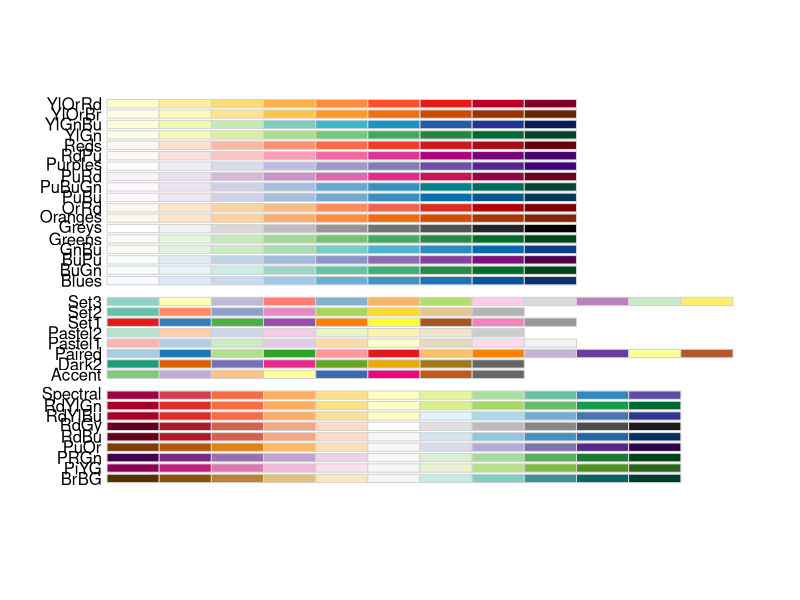
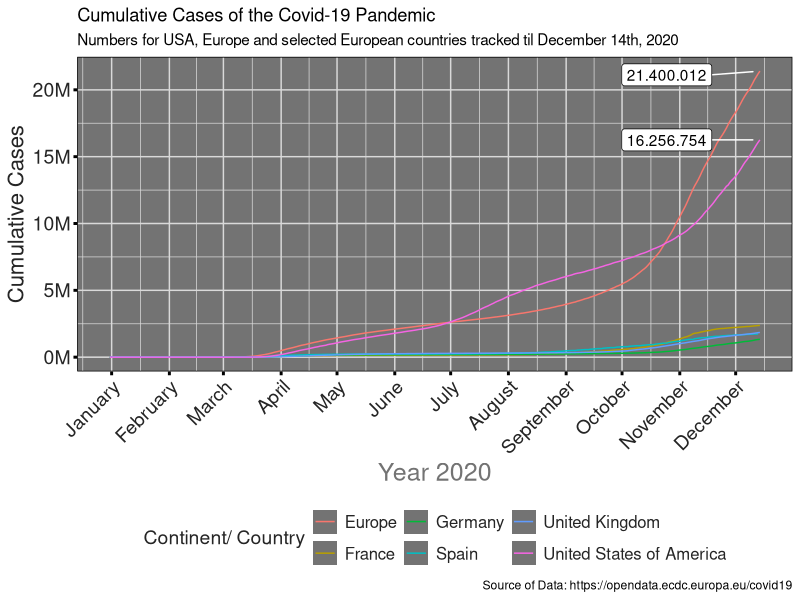
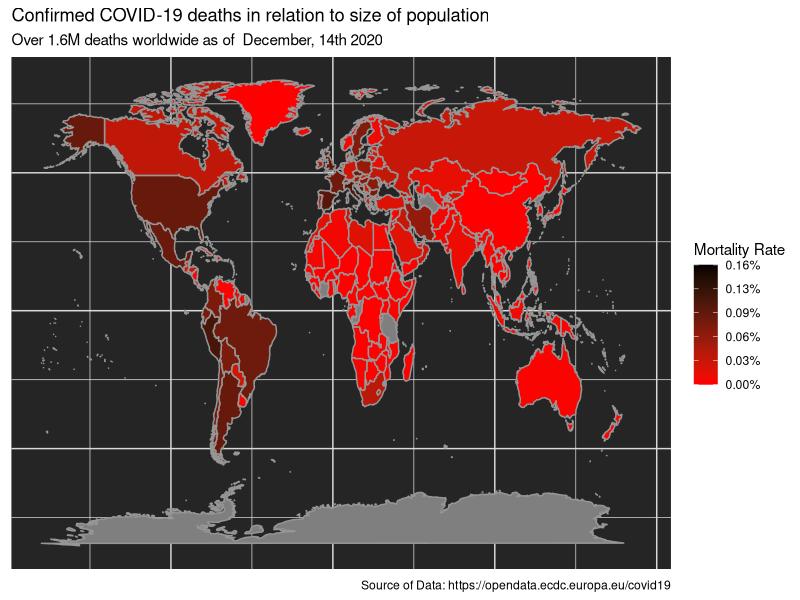

Here is the R script that generated these plots, in order:
library(tidyverse)
library(lubridate)
library(readxl)
getwd()
#Task 1 ----

#Had to download xlsx version since, the current csv version that is hosted on that webpage only contains weekly data since dec. 14th and not daily data anymore
covid_data_tbl <- read_xlsx("COVID-19.xlsx")
CountriesOfInterest <- c("Germany", "France", "Spain", "United_Kingdom", "United_States_of_America")

covid_data_tbl %>% class()
covid_data_tbl
#For all countries of interest

cov_19_tbl1 <- covid_data_tbl %>% filter(countriesAndTerritories %in% CountriesOfInterest) %>%  select(dateRep, day, month, year, cases, countriesAndTerritories) %>% 
  rename("Country" = "countriesAndTerritories") %>% mutate(dateRep = dateRep %>% date()) %>%rename("Date" = "dateRep") %>% 
  arrange(Date) %>% group_by(Country) %>% mutate(Cumulative_Cases = cumsum(cases)) %>% ungroup() %>% arrange(Country,Date) 

#For only Europe, and considering it a "country"

cov_19_tbl2 <- covid_data_tbl %>% filter(continentExp == "Europe") %>% select(dateRep, day, month, year, cases, countriesAndTerritories,continentExp) %>% 
  mutate(dateRep = dateRep %>% date()) %>% rename("Date" = "dateRep", "Country" ="countriesAndTerritories", "Continent" = "continentExp") %>% 
  arrange(Date) %>% group_by(Date) %>% summarise(cases = sum(cases)) %>% ungroup() %>%
  mutate(Cumulative_Cases = cumsum(cases)) %>% mutate(day = day(Date),month = month(Date),year = year(Date), Country = "Europe") %>% 
  relocate(Cumulative_Cases, .after = Country) %>% relocate(cases, .before = Country)

#Combining the Country of Interest Table with the Europe Table

cov_19_tbl <- cov_19_tbl1 %>% bind_rows(cov_19_tbl2) %>% mutate(Country = Country %>% str_replace_all("_"," "))  %>% arrange(Country,Date) 

label_data <- cov_19_tbl %>% filter(Country == "Europe"|Country == "United States of America") %>% 
  arrange(desc(Date)) %>% slice(1:2) %>% select(Date, Country, Cumulative_Cases)

cov_19_tbl %>% filter((Country == "Europe"|Country == "United States of America")&Date == "2020-12-14")


library(ggthemes)
install.packages("ggrepel")
library(ggrepel)

RColorBrewer::display.brewer.all() 
RColorBrewer::brewer.pal(n = 8, name = "Greys")[8]

#geom_line(aes(x = Date, y = Cumulative_Cases, group = Country, color = Country))

cov_19_tbl %>% ggplot(aes(Date, Cumulative_Cases)) + geom_line(aes(x = Date, y = Cumulative_Cases, group = Country, color = Country)) +  
  
  geom_label_repel( 
    #hjust = "inward"-0.5,
    data=cov_19_tbl %>% filter((Country == "Europe"|Country == "United States of America")&Date == "2020-12-14"), # Filter data first
    aes(label= scales::comma(Cumulative_Cases, big.mark = ".", decimal.mark = ",")),
    nudge_x = -50,
    box.padding   = 0.35, 
    point.padding = 0.5,
    #fill = cov_19_tbl$Country,
    #fill = c("red","blue"),
    segment.color = 'white'
    
  )+
  
  scale_x_date(date_breaks = "1 month", date_labels = "%B")+ theme(axis.text.x = element_text(angle = 45,hjust = 1)) +
  scale_y_continuous(labels = scales::number_format(scale = 1e-6, 
                                                    prefix = "",
                                                    decimal.mark = ",",
                                                    suffix = "M"))+ 
   labs(   title = "Cumulative Cases of the Covid-19 Pandemic",
          subtitle = "Numbers for USA, Europe and selected European countries tracked til December 14th, 2020",
          x = "Year 2020",
          y = "Cumulative Cases",
          color = "Continent/ Country",
          caption = "Source of Data: https://opendata.ecdc.europa.eu/covid19")+
  
  
theme(panel.grid.major  = element_line(color = "#D9D9D9"), 
      panel.grid.minor  = element_line(color = "#D9D9D9"),
      panel.background = element_rect(fill = "#737373"),
      panel.border = element_rect(color = "black", fill = NA),
      axis.ticks = element_line(color = "black", size = 1),
      axis.text = element_text(color = "#252525", size = 14),
      axis.title.x = element_text(color = "#737373", size = 18),
      axis.title.y = element_text(color = "#252525", size = 16),
     # plot.caption = element_text(hjust = 0.5, size = 20),
      legend.position="bottom",
      legend.title = element_text(color = "#252525", size = 14),
      legend.text =  element_text(color = "#252525", size = 12 )) 
  
  #lubridate::month(cov_19_tbl$Date, label = T, abbr = F, locale = "en-US") %>% unique()
  
  #p <- ggplot(mtcars, aes(wt, mpg, label = rownames(mtcars)))
  #p + geom_point() + geom_text(hjust = 0, nudge_x = 0.05)
  
#Task 2 ----
  #Goal: Visualize the distribution of the mortality rate (deaths / population) with geom_map()
# Step 1: Library, and load world data with latitude and longitude data----  
library(maps)
world <- map_data("world")

#Check feasibility of approach----

#The following shows the correct death numbers (21.975 for Gemany as of 14/12/2020 which is identical to the numbers claimed by RKI for the same day
#https://www.rki.de/DE/Content/InfAZ/N/Neuartiges_Coronavirus/Situationsberichte/Dez_2020/2020-12-14-en.pdf?__blob=publicationFile
covid_data_tbl %>% select(dateRep, deaths, popData2019, countriesAndTerritories)%>% arrange(countriesAndTerritories, desc(dateRep)) %>%
  group_by(countriesAndTerritories) %>% summarise(total_deaths = sum(deaths)) %>% ungroup() %>% filter(countriesAndTerritories == "Germany")

#Create data set with total deaths, as sum over observation period, which is roughtly 1 year by default----
#For an actual calculation of mortality rate, the observation period would have been set to exactly 1 year
cov_total_death <- covid_data_tbl %>% select(dateRep, deaths, popData2019, countriesAndTerritories)%>% arrange(countriesAndTerritories, desc(dateRep)) %>%
  group_by(countriesAndTerritories) %>% summarise(total_deaths = sum(deaths)) %>% ungroup() 

#Since we lose some info by summarise (alternatively we could have just used mutate to not lose any columns), create a tibble which contains the popdata
pop_data <- covid_data_tbl %>% select(countriesAndTerritories, popData2019,) %>% arrange(countriesAndTerritories) %>% distinct()

#Join Popdata and tibble with total deaths back together, add column that calculates mortality rates, and change the way certain countries are named
#In order to make them match the values in the World dataset
cov_mortality <- cov_total_death %>%left_join(pop_data) %>% mutate(mortality_rate = total_deaths/popData2019) %>% 
  mutate(across(countriesAndTerritories, str_replace_all, "_", " ")) %>%
  mutate(countriesAndTerritories = case_when(
    countriesAndTerritories == "United Kingdom" ~ "UK",
    countriesAndTerritories == "United States of America" ~ "USA",
    countriesAndTerritories == "Czechia" ~ "Czech Republic",
    TRUE ~ countriesAndTerritories
    )) 

#Join cov_mortal data and world data together
cov_mortal_world <-world %>% left_join(cov_mortality, by = c("region" = "countriesAndTerritories"))

#Create a variable which stores the maximum mortality rate. We will use it to configure the breaks of our scales.
Max_Mortality_rate <-cov_mortal_world %>% filter(!is.na(mortality_rate)) %>%pull(mortality_rate) %>% max()

#Final Step: Create the Plot----
ggplot(cov_mortal_world, aes(map_id = region, fill = mortality_rate))+
  geom_map(map = cov_mortal_world,  color = "#969696")+
  expand_limits(x = cov_mortal_world$long, y = cov_mortal_world$lat)+
  scale_fill_gradient(low = "red", high = "black", breaks = seq(from = 0, to = Max_Mortality_rate,length.out=6), labels = scales::percent_format(accuracy = 0.01L))+
  labs(
    title = "Confirmed COVID-19 deaths in relation to size of population",
    fill="Mortality Rate",
    subtitle = "Over 1.6M deaths worldwide as of  December, 14th 2020",
    x = NULL,
    y = NULL,
    caption = "Source of Data: https://opendata.ecdc.europa.eu/covid19"
    ) +
  theme(axis.line=element_blank(),axis.text.x=element_blank(),
        axis.text.y=element_blank(),axis.ticks=element_blank(),
        axis.title.x=element_blank(),
        panel.grid.major  = element_line(color = "#D9D9D9"), 
        panel.grid.minor  = element_line(color = "#D9D9D9"),
        panel.background = element_rect(fill = "#252525"))
cov_mortal_world %>% distinct(region,total_deaths) %>% filter(!is.na(total_deaths)) %>%summarise(total_death = sum(total_deaths))%>% glimpse()
